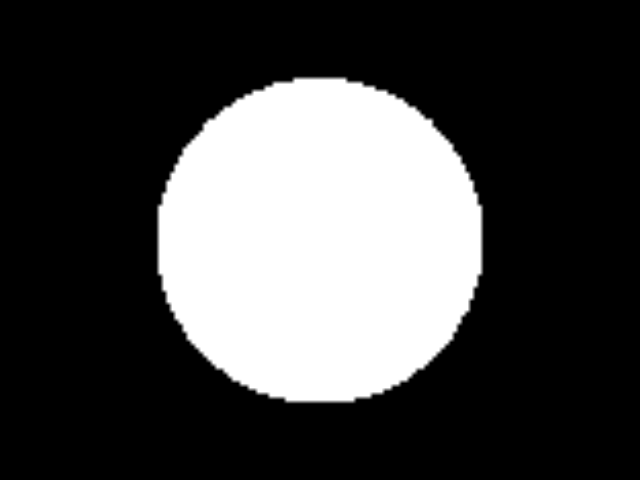

The script that drew this image:
#!/usr/bin/env python

# Cut a sphere to obtain a circle contour, extrude it, and use the extruded
# surface as a stencil to stamp a binary image, then display the result.

import math

# Factory overrides: importing these modules registers the OpenGL rendering
# and interaction style implementations for vtkRenderingCore factory classes.
import vtkmodules.vtkInteractionStyle  # noqa: F401
import vtkmodules.vtkRenderingOpenGL2  # noqa: F401
# VTK pipeline classes used in this example
from vtkmodules.vtkCommonCore import VTK_UNSIGNED_CHAR
from vtkmodules.vtkCommonDataModel import (
    vtkImageData,
    vtkPlane,
)
from vtkmodules.vtkFiltersCore import (
    vtkCutter,
    vtkStripper,
)
from vtkmodules.vtkFiltersModeling import vtkLinearExtrusionFilter
from vtkmodules.vtkFiltersSources import vtkSphereSource
from vtkmodules.vtkImagingStencil import (
    vtkImageStencil,
    vtkPolyDataToImageStencil,
)
from vtkmodules.vtkRenderingCore import (
    vtkImageActor,
    vtkRenderWindow,
    vtkRenderWindowInteractor,
    vtkRenderer,
)

# Source: sphere centered at (40,40,0)
sphere_source = vtkSphereSource()
sphere_source.SetPhiResolution(30)
sphere_source.SetThetaResolution(30)
sphere_source.SetCenter(40, 40, 0)
sphere_source.SetRadius(20)

# Filter: cut the sphere with a z-normal plane through its center → circle
cut_plane = vtkPlane()
cut_plane.SetOrigin(sphere_source.GetCenter())
cut_plane.SetNormal(0, 0, 1)

circle_cutter = vtkCutter()
circle_cutter.SetInputConnection(sphere_source.GetOutputPort())
circle_cutter.SetCutFunction(cut_plane)

stripper = vtkStripper()
stripper.SetInputConnection(circle_cutter.GetOutputPort())
stripper.Update()
circle = stripper.GetOutput()

# Prepare a white voxel image covering the circle bounds
bounds = [0.0] * 6
circle.GetBounds(bounds)
spacing = [0.5, 0.5, 0.5]

dim = [0, 0, 0]
for i in range(3):
    dim[i] = int(math.ceil((bounds[i * 2 + 1] - bounds[i * 2]) / spacing[i])) + 1
    if dim[i] < 1:
        dim[i] = 1

origin = [bounds[0], bounds[2], bounds[4]]

white_image = vtkImageData()
white_image.SetSpacing(spacing)
white_image.SetDimensions(dim)
white_image.SetExtent(0, dim[0] - 1, 0, dim[1] - 1, 0, dim[2] - 1)
white_image.SetOrigin(origin)
white_image.AllocateScalars(VTK_UNSIGNED_CHAR, 1)

for i in range(white_image.GetNumberOfPoints()):
    white_image.GetPointData().GetScalars().SetTuple1(i, 255)

# Filter: extrude the circle contour along z
extruder = vtkLinearExtrusionFilter()
extruder.SetInputData(circle)
extruder.SetScaleFactor(1.0)
extruder.SetExtrusionTypeToVectorExtrusion()
extruder.SetVector(0, 0, 1)

# Filter: convert extruded polydata to an image stencil
poly_to_stencil = vtkPolyDataToImageStencil()
poly_to_stencil.SetTolerance(0)
poly_to_stencil.SetInputConnection(extruder.GetOutputPort())
poly_to_stencil.SetOutputOrigin(origin)
poly_to_stencil.SetOutputSpacing(spacing)
poly_to_stencil.SetOutputWholeExtent(white_image.GetExtent())
poly_to_stencil.Update()

# Filter: apply the stencil — inside keeps white (255), outside → black (0)
image_stencil = vtkImageStencil()
image_stencil.SetInputData(white_image)
image_stencil.SetStencilConnection(poly_to_stencil.GetOutputPort())
image_stencil.ReverseStencilOff()
image_stencil.SetBackgroundValue(0)
image_stencil.Update()

# Actor: display the stamped image as a 2-D slice
image_actor = vtkImageActor()
image_actor.GetMapper().SetInputConnection(image_stencil.GetOutputPort())

# Renderer: assemble the scene
renderer = vtkRenderer()
renderer.AddActor(image_actor)

# Window: display the rendered scene
render_window = vtkRenderWindow()
render_window.AddRenderer(renderer)
render_window.SetWindowName("polydata contour to imagedata")
render_window.SetMultiSamples(0)
render_window.SetSize(640, 480)

# Scene: configure the camera
renderer.ResetCamera()

# Interactor: handle mouse and keyboard events
render_window_interactor = vtkRenderWindowInteractor()
render_window_interactor.SetRenderWindow(render_window)

# Launch the interactive visualization
render_window.Render()
render_window_interactor.Start()
